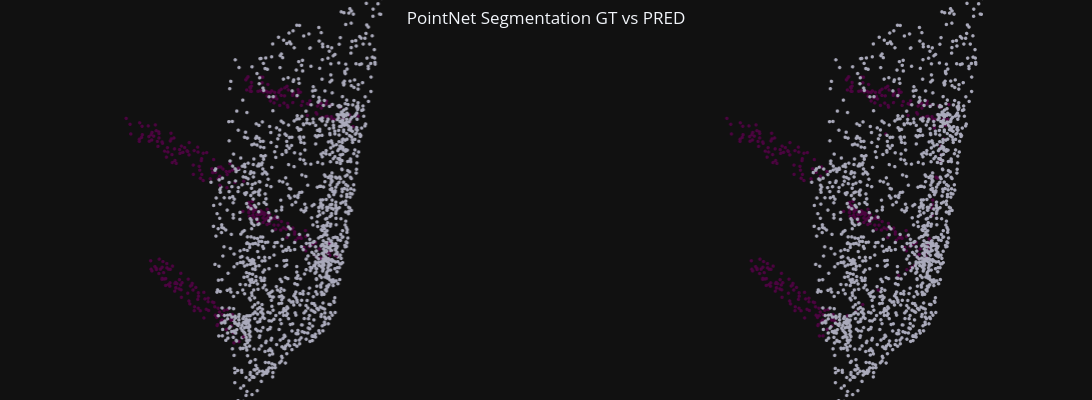

The notebook cell this image was saved under:
### Markdown cell above
## Test on individual items

### Code cell
# Random test sample
test_sample = test_set[np.random.choice(np.arange(len(test_set)))]
batch_dict = collate_fn([test_sample])

# Get model predictions
x = batch_dict['points'].transpose(1, 2).to(device)
model_preds, _, _ = dense_classifier(x)
pred_part_labels = torch.argmax(model_preds, axis=1).detach().cpu().numpy()[0]

points = test_sample['points']
part_labels = test_sample['seg_labels']


# plot results
fig = make_subplots(rows=1, cols=2, specs=[[{"type": "scatter3d"}, {"type": "scatter3d"}]], column_widths=[0.5, 0.5],
                    subplot_titles=('Part Labels', 'Part Predictions'))

# ground truth part labels
part_label_plots = plot_pc_data3d(x=points[:,0], y=points[:,1], z=points[:,2], apply_color_gradient=False, 
                                  color=PART_COLORS[part_labels - 1], marker_size=2)

# pred part labels
pred_part_label_plots = plot_pc_data3d(x=points[:,0], y=points[:,1], z=points[:,2], apply_color_gradient=False, 
                                  color=PART_COLORS[pred_part_labels - 1], marker_size=2)

fig.update_layout(template="plotly_dark", scene=PCD_SCENE, scene2=PCD_SCENE, height = 400, width = 1200,
                title='PointNet Segmentation GT vs PRED', title_x=0.5, title_y=0.97, margin=dict(r=0, b=0, l=0, t=0))
fig.add_trace(part_label_plots, row=1, col=1)
fig.add_trace(pred_part_label_plots, row=1, col=2)
fig.show()

### Figure 1 — Plotly figure (JSON) as saved in the notebook; plotly's stock layout.template omitted (floating-point values rounded to 4 significant figures; data arrays with more than 128 entries replaced by an {"elided": "..."} marker saying what was removed)
{"data": [{"hoverinfo": "skip", "marker": {"color": {"elided": "2500 str values"}, "opacity": 1, "size": 2}, "mode": "markers", "scene": "scene", "showlegend": false, "type": "scatter3d", "x": {"elided": "2500 float values"}, "y": {"elided": "2500 float values"}, "z": {"elided": "2500 float values"}}, {"hoverinfo": "skip", "marker": {"color": {"elided": "2500 str values"}, "opacity": 1, "size": 2}, "mode": "markers", "scene": "scene2", "showlegend": false, "type": "scatter3d", "x": {"elided": "2500 float values"}, "y": {"elided": "2500 float values"}, "z": {"elided": "2500 float values"}}], "layout": {"annotations": [{"font": {"size": 16}, "showarrow": false, "text": "Part Labels", "x": 0.225, "xanchor": "center", "xref": "paper", "y": 1, "yanchor": "bottom", "yref": "paper"}, {"font": {"size": 16}, "showarrow": false, "text": "Part Predictions", "x": 0.775, "xanchor": "center", "xref": "paper", "y": 1, "yanchor": "bottom", "yref": "paper"}], "height": 400, "margin": {"b": 0, "l": 0, "r": 0, "t": 0}, "scene": {"aspectmode": "data", "domain": {"x": [0, 0.45], "y": [0, 1]}, "xaxis": {"visible": false}, "yaxis": {"visible": false}, "zaxis": {"visible": false}}, "scene2": {"aspectmode": "data", "domain": {"x": [0.55, 1], "y": [0, 1]}, "xaxis": {"visible": false}, "yaxis": {"visible": false}, "zaxis": {"visible": false}}, "title": {"text": "PointNet Segmentation GT vs PRED", "x": 0.5, "y": 0.97}, "width": 1200}}
